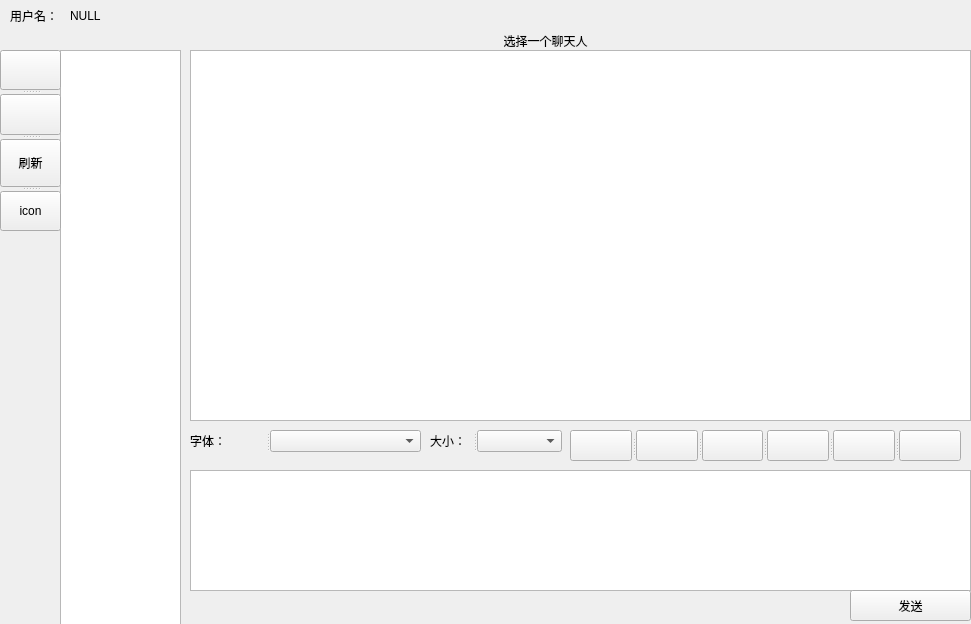
<?xml version="1.0" encoding="UTF-8"?>
<ui version="4.0">
 <class>Chat_room</class>
 <widget class="QWidget" name="Chat_room">
  <property name="geometry">
   <rect>
    <x>0</x>
    <y>0</y>
    <width>971</width>
    <height>624</height>
   </rect>
  </property>
  <property name="windowTitle">
   <string>Form</string>
  </property>
  <widget class="QLabel" name="label">
   <property name="geometry">
    <rect>
     <x>10</x>
     <y>10</y>
     <width>54</width>
     <height>12</height>
    </rect>
   </property>
   <property name="text">
    <string>用户名：</string>
   </property>
  </widget>
  <widget class="QLabel" name="label_User">
   <property name="geometry">
    <rect>
     <x>70</x>
     <y>10</y>
     <width>54</width>
     <height>12</height>
    </rect>
   </property>
   <property name="text">
    <string>NULL</string>
   </property>
  </widget>
  <widget class="Line" name="line">
   <property name="geometry">
    <rect>
     <x>53</x>
     <y>50</y>
     <width>20</width>
     <height>551</height>
    </rect>
   </property>
   <property name="orientation">
    <enum>Qt::Vertical</enum>
   </property>
  </widget>
  <widget class="QListWidget" name="Chat_list">
   <property name="geometry">
    <rect>
     <x>60</x>
     <y>50</y>
     <width>121</width>
     <height>631</height>
    </rect>
   </property>
  </widget>
  <widget class="QSplitter" name="splitter">
   <property name="geometry">
    <rect>
     <x>0</x>
     <y>50</y>
     <width>61</width>
     <height>181</height>
    </rect>
   </property>
   <property name="orientation">
    <enum>Qt::Vertical</enum>
   </property>
   <widget class="QPushButton" name="add_new_btn">
    <property name="text">
     <string/>
    </property>
    <property name="icon">
     <iconset resource="icons.qrc">
      <normaloff>:/new/prefix1/C:/Users/30797/Desktop/icons_/add_new_user.jpg</normaloff>:/new/prefix1/C:/Users/30797/Desktop/icons_/add_new_user.jpg</iconset>
    </property>
    <property name="iconSize">
     <size>
      <width>30</width>
      <height>30</height>
     </size>
    </property>
   </widget>
   <widget class="QPushButton" name="User_net_btn">
    <property name="text">
     <string/>
    </property>
    <property name="icon">
     <iconset resource="icons.qrc">
      <normaloff>:/new/prefix1/C:/Users/30797/Desktop/icons_/user_net.jpg</normaloff>:/new/prefix1/C:/Users/30797/Desktop/icons_/user_net.jpg</iconset>
    </property>
    <property name="iconSize">
     <size>
      <width>30</width>
      <height>30</height>
     </size>
    </property>
   </widget>
   <widget class="QPushButton" name="renew_Btn">
    <property name="text">
     <string>刷新</string>
    </property>
   </widget>
   <widget class="QPushButton" name="pushButton_4">
    <property name="text">
     <string>icon</string>
    </property>
   </widget>
  </widget>
  <widget class="QTextBrowser" name="textBrowser">
   <property name="geometry">
    <rect>
     <x>190</x>
     <y>50</y>
     <width>781</width>
     <height>371</height>
    </rect>
   </property>
  </widget>
  <widget class="QLabel" name="chose_friend">
   <property name="geometry">
    <rect>
     <x>480</x>
     <y>30</y>
     <width>131</width>
     <height>21</height>
    </rect>
   </property>
   <property name="text">
    <string>选择一个聊天人</string>
   </property>
   <property name="alignment">
    <set>Qt::AlignCenter</set>
   </property>
  </widget>
  <widget class="QTextEdit" name="msg_text">
   <property name="geometry">
    <rect>
     <x>190</x>
     <y>470</y>
     <width>781</width>
     <height>121</height>
    </rect>
   </property>
  </widget>
  <widget class="QPushButton" name="send_btn">
   <property name="geometry">
    <rect>
     <x>850</x>
     <y>590</y>
     <width>121</width>
     <height>31</height>
    </rect>
   </property>
   <property name="text">
    <string>发送</string>
   </property>
   <property name="icon">
    <iconset resource="icons.qrc">
     <normaloff>:/new/prefix1/C:/Users/30797/Desktop/icons_/send.jpg</normaloff>:/new/prefix1/C:/Users/30797/Desktop/icons_/send.jpg</iconset>
   </property>
   <property name="iconSize">
    <size>
     <width>20</width>
     <height>17</height>
    </size>
   </property>
  </widget>
  <widget class="QSplitter" name="splitter_2">
   <property name="geometry">
    <rect>
     <x>570</x>
     <y>430</y>
     <width>391</width>
     <height>31</height>
    </rect>
   </property>
   <property name="orientation">
    <enum>Qt::Horizontal</enum>
   </property>
   <widget class="QPushButton" name="Size_Btn">
    <property name="text">
     <string/>
    </property>
    <property name="icon">
     <iconset resource="icons.qrc">
      <normaloff>:/new/prefix1/C:/Users/30797/Desktop/icons_/bold.jpg</normaloff>:/new/prefix1/C:/Users/30797/Desktop/icons_/bold.jpg</iconset>
    </property>
    <property name="iconSize">
     <size>
      <width>24</width>
      <height>24</height>
     </size>
    </property>
    <property name="checkable">
     <bool>true</bool>
    </property>
   </widget>
   <widget class="QPushButton" name="I_Btn">
    <property name="text">
     <string/>
    </property>
    <property name="icon">
     <iconset resource="icons.qrc">
      <normaloff>:/new/prefix1/C:/Users/30797/Desktop/icons_/italic.jpg</normaloff>:/new/prefix1/C:/Users/30797/Desktop/icons_/italic.jpg</iconset>
    </property>
    <property name="iconSize">
     <size>
      <width>20</width>
      <height>20</height>
     </size>
    </property>
    <property name="checkable">
     <bool>true</bool>
    </property>
   </widget>
   <widget class="QPushButton" name="under_line_Btn">
    <property name="text">
     <string/>
    </property>
    <property name="icon">
     <iconset resource="icons.qrc">
      <normaloff>:/new/prefix1/C:/Users/30797/Desktop/icons_/under.jpg</normaloff>:/new/prefix1/C:/Users/30797/Desktop/icons_/under.jpg</iconset>
    </property>
    <property name="iconSize">
     <size>
      <width>30</width>
      <height>30</height>
     </size>
    </property>
    <property name="checkable">
     <bool>true</bool>
    </property>
   </widget>
   <widget class="QPushButton" name="Color_Btn">
    <property name="text">
     <string/>
    </property>
    <property name="icon">
     <iconset resource="icons.qrc">
      <normaloff>:/new/prefix1/C:/Users/30797/Desktop/icons_/color.jpg</normaloff>:/new/prefix1/C:/Users/30797/Desktop/icons_/color.jpg</iconset>
    </property>
    <property name="iconSize">
     <size>
      <width>40</width>
      <height>40</height>
     </size>
    </property>
   </widget>
   <widget class="QPushButton" name="save_Btn">
    <property name="text">
     <string/>
    </property>
    <property name="icon">
     <iconset resource="icons.qrc">
      <normaloff>:/new/prefix1/C:/Users/30797/Desktop/icons_/save.jpg</normaloff>:/new/prefix1/C:/Users/30797/Desktop/icons_/save.jpg</iconset>
    </property>
    <property name="iconSize">
     <size>
      <width>24</width>
      <height>24</height>
     </size>
    </property>
   </widget>
   <widget class="QPushButton" name="clear_Btn">
    <property name="text">
     <string/>
    </property>
    <property name="icon">
     <iconset resource="icons.qrc">
      <normaloff>:/new/prefix1/C:/Users/30797/Desktop/icons_/clear.jpg</normaloff>:/new/prefix1/C:/Users/30797/Desktop/icons_/clear.jpg</iconset>
    </property>
    <property name="iconSize">
     <size>
      <width>20</width>
      <height>20</height>
     </size>
    </property>
   </widget>
  </widget>
  <widget class="QSplitter" name="splitter_3">
   <property name="geometry">
    <rect>
     <x>430</x>
     <y>430</y>
     <width>132</width>
     <height>22</height>
    </rect>
   </property>
   <property name="orientation">
    <enum>Qt::Horizontal</enum>
   </property>
   <widget class="QLabel" name="label_2">
    <property name="text">
     <string>大小：</string>
    </property>
   </widget>
   <widget class="QComboBox" name="size_Box"/>
  </widget>
  <widget class="QSplitter" name="splitter_4">
   <property name="geometry">
    <rect>
     <x>190</x>
     <y>430</y>
     <width>231</width>
     <height>22</height>
    </rect>
   </property>
   <property name="orientation">
    <enum>Qt::Horizontal</enum>
   </property>
   <widget class="QLabel" name="label_3">
    <property name="text">
     <string>字体：</string>
    </property>
   </widget>
   <widget class="QComboBox" name="comboBox"/>
  </widget>
 </widget>
 <resources>
  <include location="icons.qrc"/>
 </resources>
 <connections/>
</ui>
